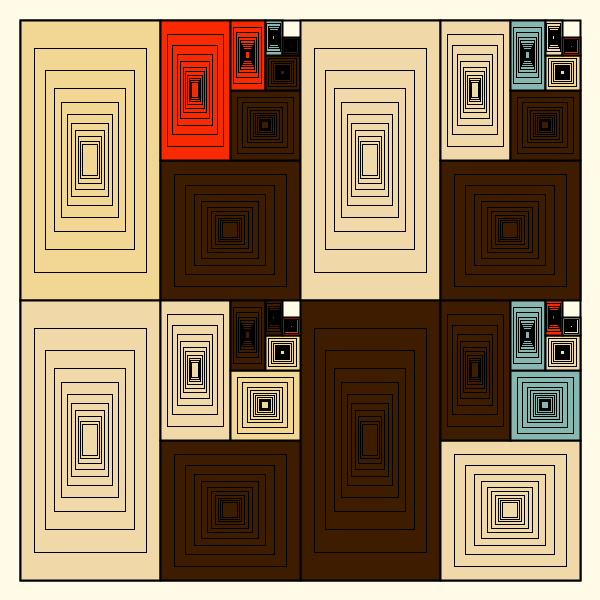
Frame 1 (no input)
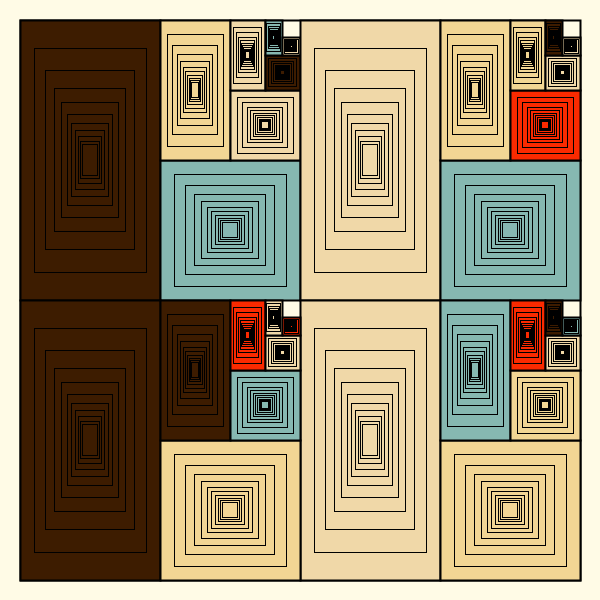
Frame 2 (the mouse pressed at the canvas centre, redrawn once)

The Processing sketch that drew these frames (run headless with seeded random() and noise(); the mouse was pressed at the canvas centre and the sketch redrawn once):

// Processing sketch: Fun07_Geometric_Series
// ── Fun07_Geometric_Series.pde
// By Risou
// https://risoume.github.io/

color[] colors = {#F0D8A8, #3D1C00, #86B8B1, #F2D694, #FA2A00}; 
float s;
int pad = 20;
color c, c2;

void setup() {
  size(600, 600);
  noLoop();
  init();
}

void init() {
  s = width-2*pad;
}

void draw() {
  background(#fffbe6);
  strokeWeight(2);
  pushMatrix();
  translate(pad, pad);
  fill(#fffbe6);
  rect(0, 0, s, s);
  geometric(0, 0, s/2, 0);
  geometric(s/2, 0, s/2, 0);
  geometric(s/2, s/2, s/2, width/2-pad);
  geometric(0, s/2, s/2, width/2-pad);
  popMatrix();
}

void geometric(float x, float y, float s, float offY) {
  c = colors[int(random(colors.length))];
  fill(c);
  strokeWeight(2);
  rect(x, y, s/2, s);
  strokeWeight(1);
  float t = s/2;
  rectMode(RADIUS);
  while(t > s/15) {
    t *= 0.8;
    rect(x+s/4, y+s/2, t/2, t);
  }
  rectMode(CORNER);
  
  c2 = colors[int(random(colors.length))];
  while (c == c2) {
    c2 = colors[int(random(colors.length))];
  }
  fill(c2);
  strokeWeight(2);
  rect(x+s/2, y+s/2, s/2, s/2);
  strokeWeight(1);
  t = s/2;
  rectMode(RADIUS);
  while(t > s/15) {
    t *= 0.8;
    rect(x+3*s/4, y+3*s/4, t/2, t/2);
  }
  rectMode(CORNER);
  
  if (s < 50) return;
  geometric(x+s/2, offY, s/2, offY);
}

void mouseReleased() {
  init();
  redraw();
}
